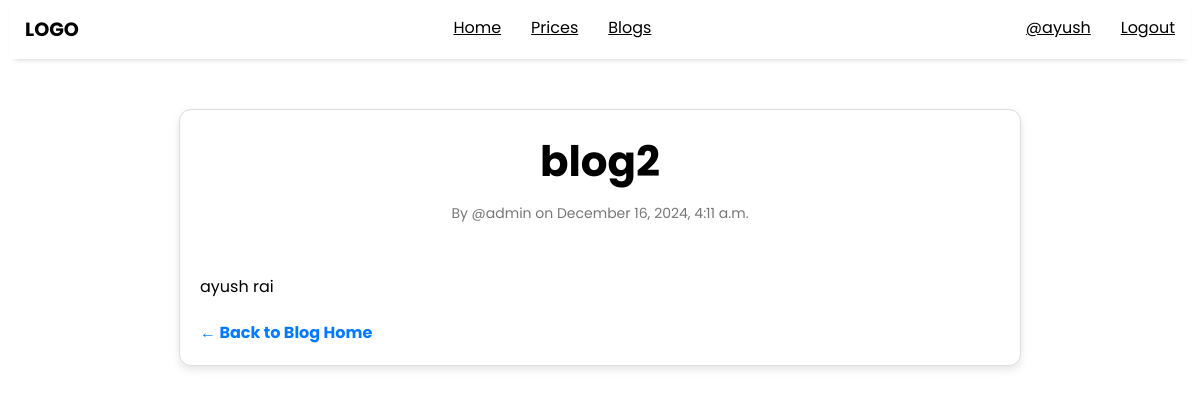
Page /blog-detail/11 (signed in) on the committed database.
### post/models.py (models this page shows, shortened)
class post(models.Model):
    user = models.ForeignKey(User, on_delete=models.CASCADE)
    title = models.CharField(max_length=100)
    content = models.TextField()
    created_at = models.DateTimeField(auto_now_add=True)
    updated_at = models.DateTimeField(auto_now=True)
    class Meta:
        ordering =  ['-created_at', '-updated_at']

### post/views.py (the view)
# urls.py: path('blog-detail/<int:pk>', views.blog_detail, name='blog-detail'),
@login_required(login_url='login-page')
def blog_detail(request, pk):
    posts = get_object_or_404(post, pk=pk)
    return render(request, 'blog_detail.html', {'posts': posts})

### templates/blog_detail.html (shortened to what this page needs)
{% extends "main.html" %}
{% block content %}
    <div class="post-container">
        <div class="post-title"><h2 style="text-align:center">{{ posts.title }}</h2></div>
        <div class="post-meta" style="text-align:center; margin-bottom:50px;">
            By @{{ posts.user.username }} on {{ posts.created_at|date:"F j, Y, g:i a" }}
        </div>
        <div class="post-content">
            <p>{{ posts.content }}</p>
        </div>
        <a href="{% url 'blogs' %}" class="back-link">&larr; Back to Blog Home</a>
    </div>
{% endblock %}

### templates/main.html (shortened to what this page needs)
<!DOCTYPE html>
<html lang="en">
<head>
    <link href="https://cdnjs.cloudflare.com/ajax/libs/font-awesome/6.0.0-beta3/css/all.min.css" rel="stylesheet">
</head>
<body>
    <div class="navbar">
        <div class="logo" style="font-size: 1.2rem; font-weight: bolder;">
            LOGO
        </div>
        <div class="nav-items">
            <a href="{% url 'home' %}" class="nav-link">Home</a>
            <a href="" class="nav-link">Prices</a>
            <a href="{% url 'blogs' %}" class="nav-link">Blogs</a>
        </div>
        <div class="side-items">
            {% if user.is_authenticated %}
                <a href="" class="nav-link">@{{request.user.username}}</a>
                <a href="{% url 'logout-page' %}" class="nav-link">Logout</a>
            {% else %}
                <a href="{% url 'login-page' %}" class="side-link">Login</a>
                <a href="{% url 'register' %}" class="side-link">Register</a>
            {% endif %}
        </div>
    </div>
    {% block content %}{% endblock %}
</body>
</html>

### rows in the picture
post: title "blog2", user.username "admin", created_at "December 16, 2024, 4:11 a.m.", content "ayush rai"

### other values in the picture
{{ request.user.username }} "ayush"
